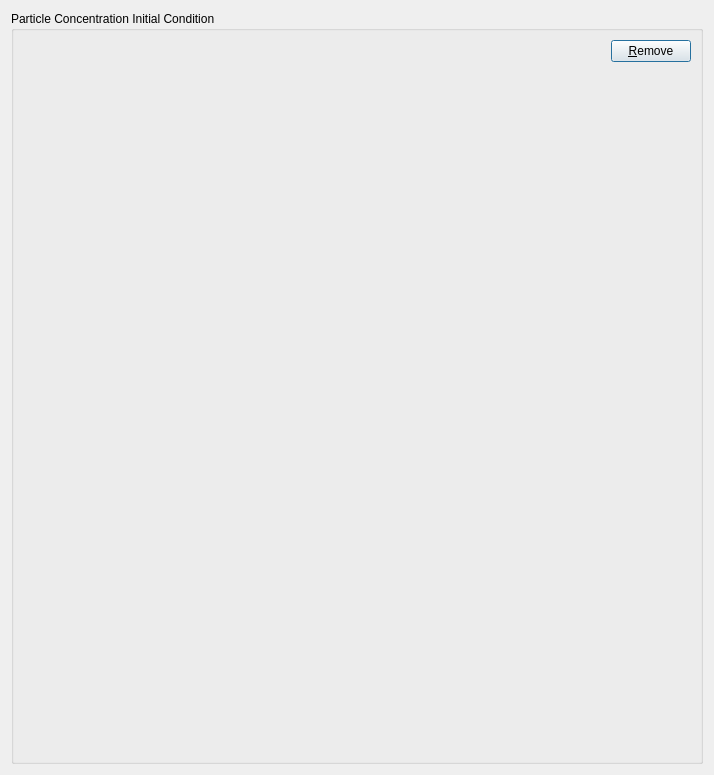
<?xml version="1.0" encoding="UTF-8"?>
<ui version="4.0">
 <class>ParticleWindow</class>
 <widget class="QDialog" name="ParticleWindow">
  <property name="windowModality">
   <enum>Qt::WindowModal</enum>
  </property>
  <property name="geometry">
   <rect>
    <x>0</x>
    <y>0</y>
    <width>714</width>
    <height>775</height>
   </rect>
  </property>
  <property name="windowTitle">
   <string>Dialog</string>
  </property>
  <layout class="QHBoxLayout" name="horizontalLayout_4">
   <item>
    <widget class="QGroupBox" name="groupBox">
     <property name="sizePolicy">
      <sizepolicy hsizetype="Expanding" vsizetype="Expanding">
       <horstretch>0</horstretch>
       <verstretch>0</verstretch>
      </sizepolicy>
     </property>
     <property name="autoFillBackground">
      <bool>false</bool>
     </property>
     <property name="title">
      <string>Particle Concentration Initial Condition</string>
     </property>
     <layout class="QVBoxLayout" name="verticalLayout_3">
      <item>
       <layout class="QVBoxLayout" name="verticalLayout">
        <item>
         <layout class="QHBoxLayout" name="horizontalLayout">
          <item>
           <spacer name="horizontalSpacer">
            <property name="orientation">
             <enum>Qt::Horizontal</enum>
            </property>
            <property name="sizeHint" stdset="0">
             <size>
              <width>32</width>
              <height>20</height>
             </size>
            </property>
           </spacer>
          </item>
          <item>
           <widget class="QPushButton" name="pushButton">
            <property name="text">
             <string>&amp;Remove</string>
            </property>
           </widget>
          </item>
         </layout>
        </item>
       </layout>
      </item>
      <item>
       <layout class="QVBoxLayout" name="verticalLayout_2">
        <item>
         <layout class="QHBoxLayout" name="horizontalLayout_3"/>
        </item>
        <item>
         <spacer name="verticalSpacer">
          <property name="orientation">
           <enum>Qt::Vertical</enum>
          </property>
          <property name="sizeHint" stdset="0">
           <size>
            <width>20</width>
            <height>40</height>
           </size>
          </property>
         </spacer>
        </item>
       </layout>
      </item>
     </layout>
    </widget>
   </item>
  </layout>
  <action name="action_Remove">
   <property name="text">
    <string>&amp;Remove</string>
   </property>
  </action>
 </widget>
 <resources/>
 <connections/>
</ui>
